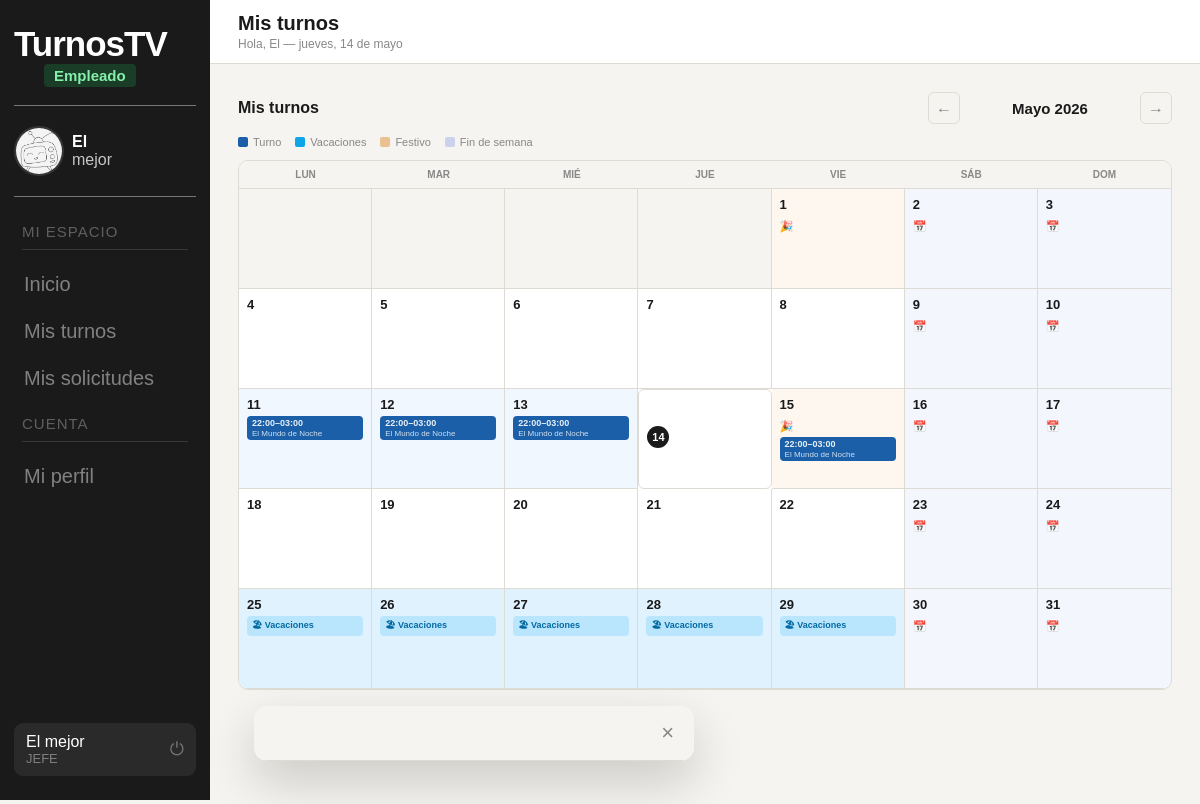
Screenshot of /panel_empleado/mis_turnos.php (signed in) with the database file from the repository.
### tables this page shows
CREATE TABLE `festivos` (
  `id` int(11) NOT NULL,
  `fecha` date NOT NULL,
  `descripcion` varchar(100) DEFAULT '',
  `created_at` timestamp NOT NULL DEFAULT current_timestamp(),
  `tipo` enum('festivo','fin_de_semana') NOT NULL DEFAULT 'festivo'
);

CREATE TABLE `turnos` (
  `id` int(11) NOT NULL,
  `empleado_id` int(11) DEFAULT NULL,
  `programa_id` int(11) DEFAULT NULL,
  `coordinador_id` int(11) DEFAULT NULL,
  `puesto_solicitado` varchar(100) DEFAULT NULL,
  `fecha` date NOT NULL,
  `hora_inicio` time NOT NULL,
  `hora_fin` time NOT NULL,
  `estado` enum('cubierto','sin_cubrir','solicitado','cancelado') NOT NULL DEFAULT 'sin_cubrir',
  `control_nombre` varchar(50) DEFAULT NULL,
  `plato` varchar(50) DEFAULT NULL,
  `bloque_id` int(11) DEFAULT NULL
);

CREATE TABLE `programas` (
  `id` int(11) NOT NULL,
  `director_id` int(11) DEFAULT NULL,
  `nombre` varchar(100) NOT NULL,
  `descripcion` varchar(255) DEFAULT NULL,
  `hora_inicio` time NOT NULL,
  `hora_fin` time NOT NULL
);

### panel_empleado/mis_turnos.php (the view, shortened to what this page needs)
<?php
$conn = new mysqli("localhost", "root", "", "turnostv");
$conn->set_charset("utf8mb4");
$usuario_id = $_SESSION['usuario_id'];
$stmt = $conn->prepare("SELECT id, puesto FROM empleados WHERE usuario_id = ?");
$stmt->bind_param("i", $usuario_id);
$stmt->execute();
$empleado = $stmt->get_result()->fetch_assoc();
$empleado_id = $empleado['id'];
$mes_offset = (int) ($_GET['mes'] ?? 0);
$primer_dia = new DateTime("first day of this month");
$primer_dia->modify("{$mes_offset} months");
$ultimo_dia = clone $primer_dia;
$ultimo_dia->modify("last day of this month");
$f_ini = $primer_dia->format('Y-m-d');
$f_fin = $ultimo_dia->format('Y-m-d');
$hoy = date('Y-m-d');
$stmt = $conn->prepare("
    SELECT
        t.id, t.fecha, t.hora_inicio, t.hora_fin,
        t.puesto_solicitado, t.control_nombre, t.plato, t.estado,
        p.nombre AS programa,
        f.tipo AS tipo_festivo
    FROM turnos t
    LEFT JOIN programas p ON p.id = t.programa_id
    LEFT JOIN festivos f ON f.fecha = t.fecha
    WHERE t.empleado_id = ?
    AND t.fecha BETWEEN ? AND ?
    AND t.estado = 'cubierto'
    ORDER BY t.fecha, t.hora_inicio
");
$stmt->bind_param("iss", $empleado_id, $f_ini, $f_fin);
$stmt->execute();
$turnos_mes = $stmt->get_result()->fetch_all(MYSQLI_ASSOC);
$stmt = $conn->prepare("SELECT fecha, tipo, descripcion FROM festivos WHERE fecha BETWEEN ? AND ?");
$stmt->bind_param("ss", $f_ini, $f_fin);
$stmt->execute();
$festivos_mes = [];
foreach ($stmt->get_result()->fetch_all(MYSQLI_ASSOC) as $f)
    $festivos_mes[$f['fecha']] = $f;
$stmt = $conn->prepare("
    SELECT fecha_inicio, fecha_fin, motivo
    FROM vacaciones
    WHERE empleado_id = ?
    AND estado = 'aprobada'
    AND fecha_fin >= ? AND fecha_inicio <= ?
    ORDER BY fecha_inicio
");
$stmt->bind_param("iss", $empleado_id, $f_ini, $f_fin);
$stmt->execute();
$vacaciones_aprobadas = $stmt->get_result()->fetch_all(MYSQLI_ASSOC);
$dias_vacaciones = [];
foreach ($vacaciones_aprobadas as $v) {
    $cur = new DateTime(max($v['fecha_inicio'], $f_ini));
    $fin = new DateTime(min($v['fecha_fin'], $f_fin));
    while ($cur <= $fin) {
        $dias_vacaciones[$cur->format('Y-m-d')] = $v['motivo'] ?? 'Vacaciones';
        $cur->modify('+1 day');
    }
}
$turnos_por_dia = [];
foreach ($turnos_mes as $t)
    $turnos_por_dia[$t['fecha']][] = $t;
$meses_es = ['Enero', 'Febrero', 'Marzo', 'Abril', 'Mayo', 'Junio', 'Julio', 'Agosto', 'Septiembre', 'Octubre', 'Noviembre', 'Diciembre'];
$mes_ant = $mes_offset - 1;
$mes_sig = $mes_offset + 1;
?>
<!DOCTYPE html>
<html lang="es">
<head>
    <link rel="stylesheet" href="../fragmentos/styles/base.css">
    <link rel="stylesheet" href="styles/mis_turnos.css">
</head>
<body>
    <?php include '../fragmentos/sidebar.php'; ?>
    <div class="content">
        <?php include '../fragmentos/header.php'; ?>
        <div class="body">
            <div class="mt-header">
                <h2 class="mt-titulo">Mis turnos</h2>
                <div class="mt-nav">
                    <a href="mis_turnos.php?mes=<?= $mes_ant ?>" class="mt-arrow">←</a>
                    <span class="mt-mes"><?= $meses_es[(int) $primer_dia->format('n') - 1] ?>
                        <?= $primer_dia->format('Y') ?></span>
                    <a href="mis_turnos.php?mes=<?= $mes_sig ?>" class="mt-arrow">→</a>
                </div>
            </div>
            <div class="mt-leyenda">
                <span><i class="mt-i mt-i-turno"></i>Turno</span>
                <span><i class="mt-i mt-i-vac"></i>Vacaciones</span>
                <span><i class="mt-i mt-i-festivo"></i>Festivo</span>
                <span><i class="mt-i mt-i-finde"></i>Fin de semana</span>
            </div>
            <div class="mt-cal-card">
                <div class="mt-cal-grid">
                    <?php foreach (['Lun', 'Mar', 'Mié', 'Jue', 'Vie', 'Sáb', 'Dom'] as $d): ?>
                        <div class="mt-dow"><?= $d ?></div>
                    <?php endforeach; ?>
                    <?php
                    $idow = (int) $primer_dia->format('N') - 1;
                    for ($v = 0; $v < $idow; $v++)
                        echo '<div class="mt-dia mt-vacio"></div>';
                    $dmes = (int) $ultimo_dia->format('j');
                    for ($nd = 1; $nd <= $dmes; $nd++):
                        $fnd = $primer_dia->format('Y-m-') . str_pad($nd, 2, '0', STR_PAD_LEFT);
                        $festivo = $festivos_mes[$fnd] ?? null;
                        $turnos = $turnos_por_dia[$fnd] ?? [];
                        $es_vac = isset($dias_vacaciones[$fnd]);
                        $es_hoy = $fnd === $hoy;
                        $cls = 'mt-dia';
                        if ($es_hoy)
                            $cls .= ' mt-hoy';
                        if ($es_vac)
                            $cls .= ' mt-vacaciones';
                        elseif (!empty($turnos))
                            $cls .= ' mt-con-turno';
                        if ($festivo && $festivo['tipo'] === 'festivo')
                            $cls .= ' mt-festivo';
                        if ($festivo && $festivo['tipo'] === 'fin_de_semana')
                            $cls .= ' mt-finde';
                        $clickable = !empty($turnos) || $es_vac;
                        ?>
                        <div class="<?= $cls ?>" <?= $clickable ? "onclick=\"abrirDetalle('" . $fnd . "')\" style=\"cursor:pointer\"" : '' ?>>
                            <div class="mt-num"><?= $nd ?></div>
                            <?php if ($festivo): ?>
                                <div class="mt-badge">
                                    <?= $festivo['tipo'] === 'festivo' ? '🎉' : '📅' ?>
                                </div>
                            <?php endif; ?>
                            <?php if ($es_vac): ?>
                                <div class="mt-vac-chip">🏖 Vacaciones</div>
                            <?php endif; ?>
                            <?php foreach ($turnos as $t): ?>
                                <div class="mt-turno-chip">
                                    <span
                                        class="mt-chip-hora"><?= substr($t['hora_inicio'], 0, 5) ?>–<?= substr($t['hora_fin'], 0, 5) ?></span>
                                    <span
                                        class="mt-chip-prog"><?= htmlspecialchars($t['programa'] ?? $t['control_nombre'] ?? '—') ?></span>
                                </div>
                            <?php endforeach; ?>
                        </div>
                    <?php endfor; ?>
                </div>
            </div>
            <div class="ov" id="ovDetalle">
                <div class="mt-pop" onclick="event.stopPropagation()">
                    <div class="mt-pop-header">
                        <button onclick="cerrarDetalle()" class="mt-pop-cerrar">×</button>
                    </div>
                </div>
            </div>
        </div>
    </div>
</body>
</html>

### fragmentos/styles/base.css (style rules this page uses)
:root { --fondo: #F5F4F0; --blanco: #FFFFFF; --texto: #1a1a1a; --suave: #888; --borde: #DDDBD3; --sidebar-w: 210px; --rol-admin-bg: rgba(107, 33, 168, 0.2); --rol-admin-color: #D8B4FE; --rol-coord-bg: rgba(180, 83, 9, 0.25); --rol-coord-color: #FCD34D; --rol-director-bg: rgba(29, 78, 216, 0.25); --rol-director-color: #93C5FD; --rol-empleado-bg: rgba(22, 163, 74, 0.25); --rol-empleado-color: #86EFAC; --ok: #16A34A; --peligro: #B91C1C; --aviso: #D97706; }
*, *::before, *::after { margin: 0; padding: 0; box-sizing: border-box; }
body { font-family: sans-serif; font-size: 16px; background: var(--fondo); color: var(--texto); min-height: 100vh; display: flex; }
.content { margin-left: var(--sidebar-w); padding-top: 64px; flex: 1; display: flex; flex-direction: column; min-height: 100vh; }
.body { padding: 28px; flex: 1; }

### panel_empleado/styles/mis_turnos.css (style rules this page uses)
.mt-header { display: flex; align-items: center; justify-content: space-between; margin-bottom: 12px; flex-wrap: wrap; gap: 10px; }
.mt-titulo { font-size: 16px; font-weight: 700; margin: 0; }
.mt-nav { display: flex; align-items: center; gap: 10px; }
.mt-mes { font-size: 15px; font-weight: 700; min-width: 160px; text-align: center; }
.mt-arrow { display: flex; align-items: center; justify-content: center; width: 32px; height: 32px; border: 1px solid var(--borde); border-radius: 6px; text-decoration: none; color: var(--suave); font-size: 16px; transition: border-color .15s; }
.mt-hoy { font-size: 12px; padding: 0 12px; height: 32px; display: flex; align-items: center; border: 1px solid var(--borde); border-radius: 6px; text-decoration: none; color: var(--suave); transition: border-color .15s; }
.mt-leyenda { display: flex; gap: 14px; font-size: 11px; color: var(--suave); margin-bottom: 12px; flex-wrap: wrap; }
.mt-leyenda span { display: flex; align-items: center; gap: 5px; }
.mt-i { display: inline-block; width: 10px; height: 10px; border-radius: 2px; }
.mt-i-turno { background: #1a5fa8; }
.mt-i-festivo { background: rgba(217, 119, 6, 0.4); }
.mt-i-finde { background: rgba(29, 78, 216, 0.2); }
.mt-cal-card { background: var(--blanco); border: 1px solid var(--borde); border-radius: 10px; overflow: hidden; }
.mt-cal-grid { display: grid; grid-template-columns: repeat(7, 1fr); }
.mt-dow { text-align: center; font-size: 10px; font-weight: 700; text-transform: uppercase; color: var(--suave); padding: 8px 0; border-bottom: 1px solid var(--borde); background: var(--fondo); }
.mt-dia { border-right: 1px solid var(--borde); border-bottom: 1px solid var(--borde); padding: 8px; min-height: 100px; transition: background .1s; position: relative; }
.mt-dia:nth-child(7n) { border-right: none; }
.mt-vacio { background: var(--fondo); pointer-events: none; }
.mt-num { font-size: 13px; font-weight: 600; margin-bottom: 4px; color: var(--texto); }
.mt-hoy-dia .mt-num, .mt-dia.mt-hoy .mt-num { background: var(--texto); color: #fff; width: 22px; height: 22px; border-radius: 50%; display: flex; align-items: center; justify-content: center; font-size: 11px; }
.mt-con-turno { background: #f0f7ff; }
.mt-festivo { background: rgba(217, 119, 6, 0.06); }
.mt-finde { background: rgba(29, 78, 216, 0.05); }
.mt-badge { display: inline-block; font-size: 11px; margin-bottom: 4px; }
.mt-turno-chip { background: #1a5fa8; color: #fff; border-radius: 4px; padding: 2px 5px; margin-bottom: 2px; display: flex; flex-direction: column; gap: 1px; }
.mt-chip-hora { font-size: 9px; font-weight: 700; opacity: .9; }
.mt-chip-prog { font-size: 8px; opacity: .8; white-space: nowrap; overflow: hidden; text-overflow: ellipsis; }
.mt-pop { background: var(--blanco); border-radius: 14px; padding: 0; width: 100%; max-width: 440px; margin: 16px; box-shadow: 0 20px 50px rgba(0, 0, 0, 0.18); animation: popIn .13s ease both; overflow: hidden; }
.mt-pop-header { display: flex; align-items: flex-start; justify-content: space-between; padding: 16px 20px; border-bottom: 1px solid var(--borde); background: var(--fondo); }
.mt-pop-cerrar { background: none; border: none; font-size: 22px; cursor: pointer; color: var(--suave); line-height: 1; padding: 0; margin-left: 12px; }
.mt-i-vac { background: #0ea5e9; }
.mt-vacaciones { background: #e0f2fe; }
.mt-vac-chip { font-size: 9px; font-weight: 600; color: #0369a1; background: #bae6fd; border-radius: 4px; padding: 2px 5px; margin-bottom: 2px; }

### rows the page displays
turnos: hora_inicio "22:00", hora_fin "03:00", programa.nombre "El Mundo de Noche"
turnos: hora_inicio "22:00", hora_fin "03:00", programa.nombre "El Mundo de Noche"
turnos: hora_inicio "22:00", hora_fin "03:00", programa.nombre "El Mundo de Noche"
turnos: hora_inicio "22:00", hora_fin "03:00", programa.nombre "El Mundo de Noche"

### other values shown
$etiqueta_rol "Empleado"
$partes[0] "El"
$apellido "mejor"
$nombre_logout "El mejor"
$puesto "JEFE"
$titulo_pagina "Mis turnos"
$subtitulo "Hola, El — jueves, 14 de mayo"
$meses_es[(int) $primer_dia->format('n') - 1] "Mayo"
$primer_dia->format('Y') "2026"
$d "LUN"
$d "MAR"
$d "MIÉ"
$d "JUE"
$d "VIE"
$d "SÁB"
